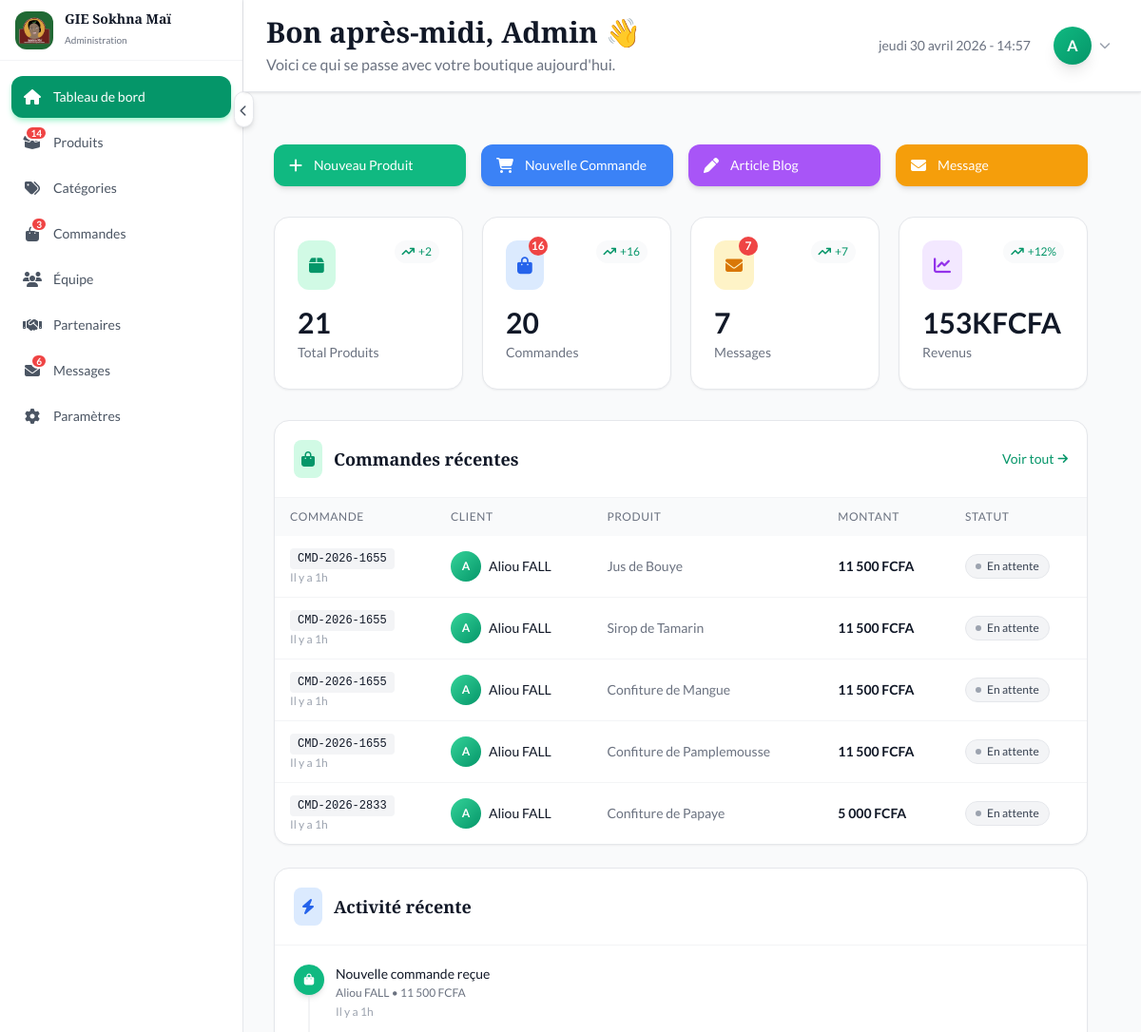
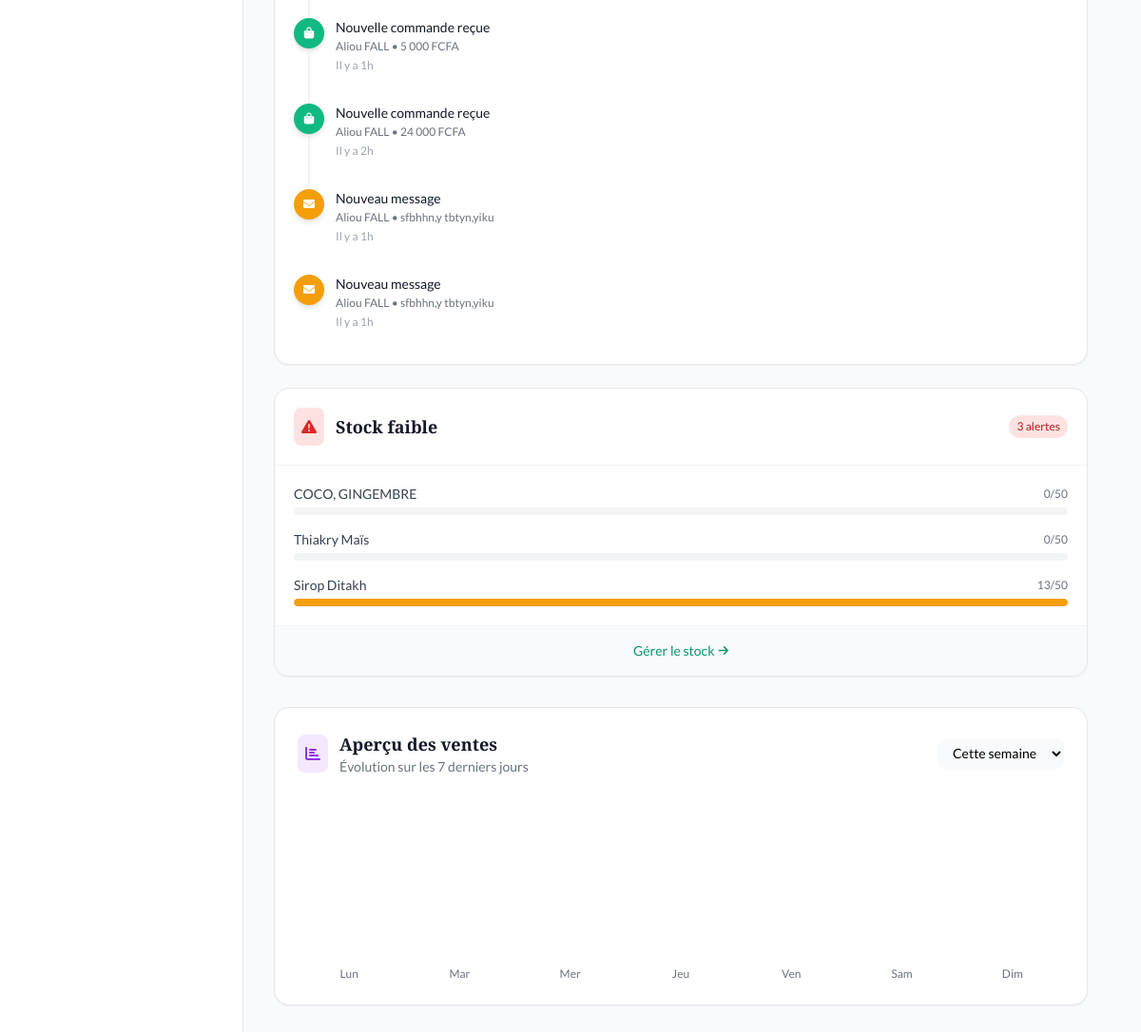
Page /?page=admin (signed in) on the committed database (2 pictures, top to bottom).
### tables this page shows
CREATE TABLE `orders` (
  `id` int(11) NOT NULL,
  `order_number` varchar(20) NOT NULL,
  `customer_id` int(11) NOT NULL,
  `status` enum('En attente','Confirmée','En préparation','En livraison','Livrée','Annulée') DEFAULT 'En attente',
  `total_amount` decimal(12,2) NOT NULL,
  `shipping_cost` decimal(10,2) DEFAULT 0.00,
  `final_amount` decimal(12,2) NOT NULL,
  `delivery_address` text DEFAULT NULL,
  `delivery_city` varchar(100) DEFAULT NULL,
  `delivery_notes` text DEFAULT NULL,
  `payment_method` enum('Espèces','Mobile Money','Carte','Virement') DEFAULT 'Espèces',
  `payment_status` enum('En attente','Payée','Partielle','Remboursée') DEFAULT 'En attente',
  `whatsapp_sent` tinyint(1) DEFAULT 0,
  `processed_by` int(11) DEFAULT NULL,
  `created_at` datetime DEFAULT current_timestamp(),
  `updated_at` datetime DEFAULT current_timestamp() ON UPDATE current_timestamp()
);

CREATE TABLE `customers` (
  `id` int(11) NOT NULL,
  `name` varchar(150) NOT NULL,
  `phone` varchar(20) NOT NULL,
  `email` varchar(255) DEFAULT NULL,
  `address` text DEFAULT NULL,
  `city` varchar(100) DEFAULT NULL,
  `notes` text DEFAULT NULL,
  `created_at` datetime DEFAULT current_timestamp(),
  `updated_at` datetime DEFAULT current_timestamp() ON UPDATE current_timestamp(),
  `password_hash` varchar(255) DEFAULT NULL,
  `is_active` tinyint(1) DEFAULT 1
);

CREATE TABLE `order_items` (
  `id` int(11) NOT NULL,
  `order_id` int(11) NOT NULL,
  `product_id` int(11) NOT NULL,
  `product_name` varchar(255) NOT NULL,
  `quantity` int(11) NOT NULL DEFAULT 1,
  `unit_price` decimal(10,2) NOT NULL,
  `weight` varchar(20) DEFAULT NULL,
  `subtotal` decimal(12,2) NOT NULL,
  `notes` text DEFAULT NULL,
  `created_at` datetime DEFAULT current_timestamp()
);

### admin/dashboard.php (the view, shortened to what the rows shown need)
<?php
$pdo = getDB();
$recentOrders = [];
if ($pdo) {
    try {
        $stmt = $pdo->prepare("
            SELECT
                o.order_number,
                c.name as client_name,
                oi.product_name,
                o.total_amount,
                o.status,
                o.created_at
            FROM orders o
            LEFT JOIN customers c ON o.customer_id = c.id
            LEFT JOIN order_items oi ON o.id = oi.order_id
            ORDER BY o.created_at DESC
            LIMIT 5
        ");
        $stmt->execute();
        $dbOrders = $stmt->fetchAll();
        foreach ($dbOrders as $order) {
            $recentOrders[] = [
                'id' => $order['order_number'],
                'client' => $order['client_name'],
                'avatar' => strtoupper(substr($order['client_name'], 0, 1)),
                'produit' => $order['product_name'] ?: 'Produit',
                'montant' => number_format($order['total_amount'], 0, ',', ' ') . ' FCFA',
                'statut' => $order['status'],
                'date' => formatDate($order['created_at'])
            ];
        }
    } catch (PDOException $e) {
        error_log("Error fetching recent orders: " . $e->getMessage());
        $recentOrders = [
            ['id' => 'CMD-001', 'client' => 'Fatou Diallo', 'avatar' => 'F', 'produit' => 'Jus de Bissap 500ml', 'montant' => '3 000 FCFA', 'statut' => 'Livrée', 'date' => 'Aujourd\'hui'],
            ['id' => 'CMD-002', 'client' => 'Amadou Sow', 'avatar' => 'A', 'produit' => 'Confiture Mangue 250g', 'montant' => '2 500 FCFA', 'statut' => 'En préparation', 'date' => 'Hier'],
            ['id' => 'CMD-003', 'client' => 'Marie Ndiaye', 'avatar' => 'M', 'produit' => 'Sirop Gingembre 500ml', 'montant' => '3 000 FCFA', 'statut' => 'En attente', 'date' => 'Hier'],
            ['id' => 'CMD-004', 'client' => 'Ousmane Ba', 'avatar' => 'O', 'produit' => 'Jus de Bouye 500ml', 'montant' => '4 000 FCFA', 'statut' => 'Livrée', 'date' => 'Il y a 2j'],
            ['id' => 'CMD-005', 'client' => 'Aïda Fall', 'avatar' => 'A', 'produit' => 'Poudre Moringa 250g', 'montant' => '2 500 FCFA', 'statut' => 'En livraison', 'date' => 'Il y a 3j'],
        ];
    }
}
function formatDate($date) {
    $timestamp = strtotime($date);
    $now = time();
    $diff = $now - $timestamp;
    if ($diff < 3600) {
        return 'Il y a ' . floor($diff / 60) . ' min';
    } elseif ($diff < 86400) {
        return 'Il y a ' . floor($diff / 3600) . 'h';
    } elseif ($diff < 172800) {
        return 'Hier';
    } else {
        return 'Il y a ' . floor($diff / 86400) . 'j';
    }
}
function getStatusStyle($status) {
    $styles = [
        'Livrée' => 'bg-emerald-100 text-emerald-700 border-emerald-200',
        'Confirmée' => 'bg-blue-100 text-blue-700 border-blue-200',
        'En préparation' => 'bg-amber-100 text-amber-700 border-amber-200',
        'En livraison' => 'bg-indigo-100 text-indigo-700 border-indigo-200',
        'En attente' => 'bg-gray-100 text-gray-700 border-gray-200',
        'Annulée' => 'bg-red-100 text-red-700 border-red-200',
    ];
    return $styles[$status] ?? $styles['En attente'];
}
$adminEmail = isset($_SESSION['admin_email']) ? $_SESSION['admin_email'] : 'admin@sokhnamai.sn';
$adminName = explode('@', $adminEmail)[0];
$hour = date('H');
if ($hour < 12) $greeting = 'Bonjour';
elseif ($hour < 18) $greeting = 'Bon après-midi';
else $greeting = 'Bonsoir';
?>
<div class="admin-header">
    <div class="flex flex-col sm:flex-row sm:items-center sm:justify-between gap-4 px-6 py-4">
        <div>
            <h1 class="text-3xl font-heading font-bold text-gray-900"><?php echo $greeting; ?>, <?php echo ucfirst($adminName); ?> 👋</h1>
        </div>
    </div>
</div>
<div class="dashboard-content">
    <div class="space-y-8">
    <div class="grid grid-cols-1 gap-6 w-full">
        <div class="bg-white rounded-2xl border border-gray-200 shadow-sm overflow-hidden w-full">
            <div class="overflow-x-auto">
                <table class="w-full text-sm">
                    <thead class="bg-gray-50">
                        <tr>
                            <th class="text-left py-3 px-4 text-gray-500 font-medium text-xs uppercase tracking-wider">Commande</th>
                            <th class="text-left py-3 px-4 text-gray-500 font-medium text-xs uppercase tracking-wider">Client</th>
                            <th class="text-left py-3 px-4 text-gray-500 font-medium text-xs uppercase tracking-wider hidden sm:table-cell">Produit</th>
                            <th class="text-left py-3 px-4 text-gray-500 font-medium text-xs uppercase tracking-wider">Montant</th>
                            <th class="text-left py-3 px-4 text-gray-500 font-medium text-xs uppercase tracking-wider">Statut</th>
                        </tr>
                    </thead>
                    <tbody class="divide-y divide-gray-100">
                        <?php foreach ($recentOrders as $order): ?>
                            <tr class="hover:bg-gray-50 transition-colors group">
                                <td class="py-3 px-4">
                                    <span class="font-mono text-xs font-medium text-gray-900 bg-gray-100 px-2 py-1 rounded"><?php echo $order['id']; ?></span>
                                    <p class="text-xs text-gray-400 mt-1"><?php echo $order['date']; ?></p>
                                </td>
                                <td class="py-3 px-4">
                                    <div class="flex items-center gap-2">
                                        <div class="h-8 w-8 rounded-full bg-gradient-to-br from-emerald-400 to-emerald-600 flex items-center justify-center text-white text-xs font-bold">
                                            <?php echo $order['avatar']; ?>
                                        </div>
                                        <span class="font-medium text-gray-900"><?php echo $order['client']; ?></span>
                                    </div>
                                </td>
                                <td class="py-3 px-4 hidden sm:table-cell text-gray-500"><?php echo $order['produit']; ?></td>
                                <td class="py-3 px-4 font-semibold text-gray-900"><?php echo $order['montant']; ?></td>
                                <td class="py-3 px-4">
                                    <span class="inline-flex items-center px-2.5 py-1 rounded-full text-xs font-medium border <?php echo getStatusStyle($order['statut']); ?>">
                                        <span class="w-1.5 h-1.5 rounded-full mr-1.5 <?php echo $order['statut'] === 'Livrée' ? 'bg-emerald-500' : ($order['statut'] === 'En attente' ? 'bg-gray-400' : 'bg-amber-500'); ?>"></span>
                                        <?php echo $order['statut']; ?>
                                    </span>
                                </td>
                            </tr>
                        <?php endforeach; ?>
                    </tbody>
                </table>
            </div>
        </div>
    </div>
    </div>
</div>

### rows in the picture
orders: order_number "CMD-2026-1655", date "Il y a 1h", avatar "A", customer.name "Aliou FALL", order_items.product_name "Jus de Bouye", montant "11 500 FCFA", status "En attente", order_items.product_name "Sirop de Tamarin", order_items.product_name "Confiture de Mangue", order_items.product_name "Confiture de Pamplemousse"
orders: order_number "CMD-2026-2833", date "Il y a 1h", avatar "A", customer.name "Aliou FALL", order_items.product_name "Confiture de Papaye", montant "5 000 FCFA", status "En attente"

### other values in the picture
$item['label'] "Tableau de bord"
$item['badge'] "14"
$item['label'] "Produits"
$item['label'] "Catégories"
$item['badge'] "3"
$item['label'] "Commandes"
$item['label'] "Équipe"
$item['label'] "Partenaires"
$item['badge'] "6"
$item['label'] "Messages"
$item['label'] "Paramètres"
$greeting "Bon après-midi"
$adminName "Admin"
substr($adminName, 0, 1) "A"
$action['label'] "Nouveau Produit"
